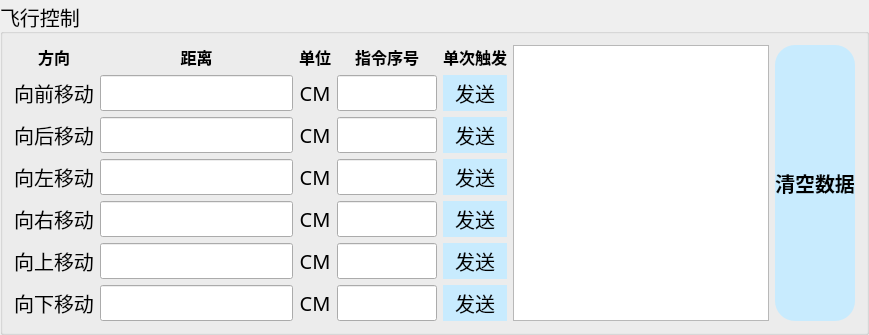
    <widget class="QGroupBox" name="groupBox_3">
     <property name="sizePolicy">
      <sizepolicy hsizetype="Expanding" vsizetype="Expanding">
       <horstretch>0</horstretch>
       <verstretch>0</verstretch>
      </sizepolicy>
     </property>
     <property name="minimumSize">
      <size>
       <width>0</width>
       <height>0</height>
      </size>
     </property>
     <property name="font">
      <font>
       <family>3ds</family>
       <pointsize>15</pointsize>
       <weight>50</weight>
       <bold>false</bold>
      </font>
     </property>
     <property name="title">
      <string>飞行控制</string>
     </property>
     <property name="alignment">
      <set>Qt::AlignLeading|Qt::AlignLeft|Qt::AlignVCenter</set>
     </property>
     <property name="flat">
      <bool>false</bool>
     </property>
     <property name="checkable">
      <bool>false</bool>
     </property>
     <layout class="QVBoxLayout" name="verticalLayout_7">
      <item>
       <layout class="QGridLayout" name="gridLayout">
        <item row="3" column="3">
         <widget class="QLineEdit" name="order_left">
          <property name="sizePolicy">
           <sizepolicy hsizetype="Fixed" vsizetype="Fixed">
            <horstretch>0</horstretch>
            <verstretch>0</verstretch>
           </sizepolicy>
          </property>
          <property name="maximumSize">
           <size>
            <width>100</width>
            <height>16777215</height>
           </size>
          </property>
         </widget>
        </item>
        <item row="6" column="3">
         <widget class="QLineEdit" name="order_down">
          <property name="sizePolicy">
           <sizepolicy hsizetype="Fixed" vsizetype="Fixed">
            <horstretch>0</horstretch>
            <verstretch>0</verstretch>
           </sizepolicy>
          </property>
          <property name="maximumSize">
           <size>
            <width>100</width>
            <height>16777215</height>
           </size>
          </property>
         </widget>
        </item>
        <item row="2" column="2">
         <widget class="QLabel" name="label_20">
          <property name="text">
           <string>CM</string>
          </property>
          <property name="alignment">
           <set>Qt::AlignCenter</set>
          </property>
         </widget>
        </item>
        <item row="0" column="0">
         <widget class="QLabel" name="label_32">
          <property name="font">
           <font>
            <family>3ds</family>
            <pointsize>12</pointsize>
            <weight>75</weight>
            <bold>true</bold>
           </font>
          </property>
          <property name="text">
           <string>方向</string>
          </property>
          <property name="alignment">
           <set>Qt::AlignCenter</set>
          </property>
         </widget>
        </item>
        <item row="2" column="4">
         <widget class="QPushButton" name="bt_send2">
          <property name="sizePolicy">
           <sizepolicy hsizetype="Minimum" vsizetype="Expanding">
            <horstretch>0</horstretch>
            <verstretch>0</verstretch>
           </sizepolicy>
          </property>
          <property name="styleSheet">
           <string notr="true">QPushButton 
{ 
	background-color: rgb(200,235,254); 
	border-radius: 20px; 
	color: rgb(0, 0, 0); 
} 
QPushButton:hover 
{ 
	background-color: rgb(150,200,200); 
}</string>
          </property>
          <property name="text">
           <string>发送</string>
          </property>
         </widget>
        </item>
        <item row="5" column="4">
         <widget class="QPushButton" name="bt_send5">
          <property name="sizePolicy">
           <sizepolicy hsizetype="Minimum" vsizetype="Expanding">
            <horstretch>0</horstretch>
            <verstretch>0</verstretch>
           </sizepolicy>
          </property>
          <property name="styleSheet">
           <string notr="true">QPushButton 
{ 
	background-color: rgb(200,235,254); 
	border-radius: 20px; 
	color: rgb(0, 0, 0); 
} 
QPushButton:hover 
{ 
	background-color: rgb(150,200,200); 
}</string>
          </property>
          <property name="text">
           <string>发送</string>
          </property>
         </widget>
        </item>
        <item row="1" column="3">
         <widget class="QLineEdit" name="order_front">
          <property name="sizePolicy">
           <sizepolicy hsizetype="Fixed" vsizetype="Fixed">
            <horstretch>0</horstretch>
            <verstretch>0</verstretch>
           </sizepolicy>
          </property>
          <property name="maximumSize">
           <size>
            <width>100</width>
            <height>16777215</height>
           </size>
          </property>
         </widget>
        </item>
        <item row="2" column="3">
         <widget class="QLineEdit" name="order_behind">
          <property name="sizePolicy">
           <sizepolicy hsizetype="Fixed" vsizetype="Fixed">
            <horstretch>0</horstretch>
            <verstretch>0</verstretch>
           </sizepolicy>
          </property>
          <property name="maximumSize">
           <size>
            <width>100</width>
            <height>16777215</height>
           </size>
          </property>
         </widget>
        </item>
        <item row="6" column="4">
         <widget class="QPushButton" name="bt_send6">
          <property name="sizePolicy">
           <sizepolicy hsizetype="Minimum" vsizetype="Expanding">
            <horstretch>0</horstretch>
            <verstretch>0</verstretch>
           </sizepolicy>
          </property>
          <property name="styleSheet">
           <string notr="true">QPushButton 
{ 
	background-color: rgb(200,235,254); 
	border-radius: 20px; 
	color: rgb(0, 0, 0); 
} 
QPushButton:hover 
{ 
	background-color: rgb(150,200,200); 
}</string>
          </property>
          <property name="text">
           <string>发送</string>
          </property>
         </widget>
        </item>
        <item row="5" column="1">
         <widget class="QLineEdit" name="lineEdit_up">
          <property name="sizePolicy">
           <sizepolicy hsizetype="Fixed" vsizetype="Fixed">
            <horstretch>0</horstretch>
            <verstretch>0</verstretch>
           </sizepolicy>
          </property>
         </widget>
        </item>
        <item row="6" column="1">
         <widget class="QLineEdit" name="lineEdit_down">
          <property name="sizePolicy">
           <sizepolicy hsizetype="Fixed" vsizetype="Fixed">
            <horstretch>0</horstretch>
            <verstretch>0</verstretch>
           </sizepolicy>
          </property>
         </widget>
        </item>
        <item row="3" column="1">
         <widget class="QLineEdit" name="lineEdit_left">
          <property name="sizePolicy">
           <sizepolicy hsizetype="Fixed" vsizetype="Fixed">
            <horstretch>0</horstretch>
            <verstretch>0</verstretch>
           </sizepolicy>
          </property>
         </widget>
        </item>
        <item row="0" column="4">
         <widget class="QLabel" name="label_33">
          <property name="font">
           <font>
            <family>3ds</family>
            <pointsize>12</pointsize>
            <weight>75</weight>
            <bold>true</bold>
           </font>
          </property>
          <property name="text">
           <string>单次触发</string>
          </property>
          <property name="alignment">
           <set>Qt::AlignCenter</set>
          </property>
         </widget>
        </item>
        <item row="4" column="2">
         <widget class="QLabel" name="label_27">
          <property name="text">
           <string>CM</string>
          </property>
          <property name="alignment">
           <set>Qt::AlignCenter</set>
          </property>
         </widget>
        </item>
        <item row="5" column="2">
         <widget class="QLabel" name="label_28">
          <property name="text">
           <string>CM</string>
          </property>
          <property name="alignment">
           <set>Qt::AlignCenter</set>
          </property>
         </widget>
        </item>
        <item row="0" column="1">
         <widget class="QLabel" name="label_31">
          <property name="font">
           <font>
            <family>3ds</family>
            <pointsize>12</pointsize>
            <weight>75</weight>
            <bold>true</bold>
           </font>
          </property>
          <property name="text">
           <string>距离</string>
          </property>
          <property name="alignment">
           <set>Qt::AlignCenter</set>
          </property>
         </widget>
        </item>
        <item row="0" column="5" rowspan="7">
         <widget class="QPlainTextEdit" name="msg">
          <property name="sizePolicy">
           <sizepolicy hsizetype="Expanding" vsizetype="Expanding">
            <horstretch>0</horstretch>
            <verstretch>0</verstretch>
           </sizepolicy>
          </property>
         </widget>
        </item>
        <item row="1" column="0">
         <widget class="QLabel" name="label_9">
          <property name="text">
           <string>向前移动</string>
          </property>
          <property name="alignment">
           <set>Qt::AlignCenter</set>
          </property>
         </widget>
        </item>
        <item row="4" column="0">
         <widget class="QLabel" name="label_21">
          <property name="text">
           <string>向右移动</string>
          </property>
          <property name="alignment">
           <set>Qt::AlignCenter</set>
          </property>
         </widget>
        </item>
        <item row="4" column="1">
         <widget class="QLineEdit" name="lineEdit_right">
          <property name="sizePolicy">
           <sizepolicy hsizetype="Fixed" vsizetype="Fixed">
            <horstretch>0</horstretch>
            <verstretch>0</verstretch>
           </sizepolicy>
          </property>
         </widget>
        </item>
        <item row="5" column="0">
         <widget class="QLabel" name="label_22">
          <property name="text">
           <string>向上移动</string>
          </property>
          <property name="alignment">
           <set>Qt::AlignCenter</set>
          </property>
         </widget>
        </item>
        <item row="2" column="0">
         <widget class="QLabel" name="label_19">
          <property name="text">
           <string>向后移动</string>
          </property>
          <property name="alignment">
           <set>Qt::AlignCenter</set>
          </property>
         </widget>
        </item>
        <item row="6" column="0">
         <widget class="QLabel" name="label_24">
          <property name="text">
           <string>向下移动</string>
          </property>
          <property name="alignment">
           <set>Qt::AlignCenter</set>
          </property>
         </widget>
        </item>
        <item row="4" column="3">
         <widget class="QLineEdit" name="order_right">
          <property name="sizePolicy">
           <sizepolicy hsizetype="Fixed" vsizetype="Fixed">
            <horstretch>0</horstretch>
            <verstretch>0</verstretch>
           </sizepolicy>
          </property>
          <property name="maximumSize">
           <size>
            <width>100</width>
            <height>16777215</height>
           </size>
          </property>
         </widget>
        </item>
        <item row="6" column="2">
         <widget class="QLabel" name="label_29">
          <property name="text">
           <string>CM</string>
          </property>
          <property name="alignment">
           <set>Qt::AlignCenter</set>
          </property>
         </widget>
        </item>
        <item row="4" column="4">
         <widget class="QPushButton" name="bt_send4">
          <property name="sizePolicy">
           <sizepolicy hsizetype="Minimum" vsizetype="Expanding">
            <horstretch>0</horstretch>
            <verstretch>0</verstretch>
           </sizepolicy>
          </property>
          <property name="styleSheet">
           <string notr="true">QPushButton 
{ 
	background-color: rgb(200,235,254); 
	border-radius: 20px; 
	color: rgb(0, 0, 0); 
} 
QPushButton:hover 
{ 
	background-color: rgb(150,200,200); 
}</string>
          </property>
          <property name="text">
           <string>发送</string>
          </property>
         </widget>
        </item>
        <item row="1" column="1">
         <widget class="QLineEdit" name="lineEdit_front">
          <property name="sizePolicy">
           <sizepolicy hsizetype="Fixed" vsizetype="Fixed">
            <horstretch>0</horstretch>
            <verstretch>0</verstretch>
           </sizepolicy>
          </property>
         </widget>
        </item>
        <item row="3" column="2">
         <widget class="QLabel" name="label_26">
          <property name="text">
           <string>CM</string>
          </property>
          <property name="alignment">
           <set>Qt::AlignCenter</set>
          </property>
         </widget>
        </item>
        <item row="3" column="0">
         <widget class="QLabel" name="label_23">
          <property name="text">
           <string>向左移动</string>
          </property>
          <property name="alignment">
           <set>Qt::AlignCenter</set>
          </property>
         </widget>
        </item>
        <item row="1" column="2">
         <widget class="QLabel" name="label_10">
          <property name="text">
           <string>CM</string>
          </property>
          <property name="alignment">
           <set>Qt::AlignCenter</set>
          </property>
         </widget>
        </item>
        <item row="0" column="3">
         <widget class="QLabel" name="label_25">
          <property name="font">
           <font>
            <family>3ds</family>
            <pointsize>12</pointsize>
            <weight>75</weight>
            <bold>true</bold>
           </font>
          </property>
          <property name="text">
           <string>指令序号</string>
          </property>
          <property name="alignment">
           <set>Qt::AlignCenter</set>
          </property>
         </widget>
        </item>
        <item row="3" column="4">
         <widget class="QPushButton" name="bt_send3">
          <property name="sizePolicy">
           <sizepolicy hsizetype="Minimum" vsizetype="Expanding">
            <horstretch>0</horstretch>
            <verstretch>0</verstretch>
           </sizepolicy>
          </property>
          <property name="styleSheet">
           <string notr="true">QPushButton 
{ 
	background-color: rgb(200,235,254); 
	border-radius: 20px; 
	color: rgb(0, 0, 0); 
} 
QPushButton:hover 
{ 
	background-color: rgb(150,200,200); 
}</string>
          </property>
          <property name="text">
           <string>发送</string>
          </property>
         </widget>
        </item>
        <item row="2" column="1">
         <widget class="QLineEdit" name="lineEdit_behind">
          <property name="sizePolicy">
           <sizepolicy hsizetype="Fixed" vsizetype="Fixed">
            <horstretch>0</horstretch>
            <verstretch>0</verstretch>
           </sizepolicy>
          </property>
         </widget>
        </item>
        <item row="0" column="2">
         <widget class="QLabel" name="label_30">
          <property name="font">
           <font>
            <family>3ds</family>
            <pointsize>12</pointsize>
            <weight>75</weight>
            <bold>true</bold>
           </font>
          </property>
          <property name="text">
           <string>单位</string>
          </property>
          <property name="alignment">
           <set>Qt::AlignCenter</set>
          </property>
         </widget>
        </item>
        <item row="5" column="3">
         <widget class="QLineEdit" name="order_up">
          <property name="sizePolicy">
           <sizepolicy hsizetype="Fixed" vsizetype="Fixed">
            <horstretch>0</horstretch>
            <verstretch>0</verstretch>
           </sizepolicy>
          </property>
          <property name="maximumSize">
           <size>
            <width>100</width>
            <height>16777215</height>
           </size>
          </property>
         </widget>
        </item>
        <item row="1" column="4">
         <widget class="QPushButton" name="bt_send1">
          <property name="sizePolicy">
           <sizepolicy hsizetype="Minimum" vsizetype="Expanding">
            <horstretch>0</horstretch>
            <verstretch>0</verstretch>
           </sizepolicy>
          </property>
          <property name="styleSheet">
           <string notr="true">QPushButton 
{ 
	background-color: rgb(200,235,254); 
	border-radius: 20px; 
	color: rgb(0, 0, 0); 
} 
QPushButton:hover 
{ 
	background-color: rgb(150,200,200); 
}</string>
          </property>
          <property name="text">
           <string>发送</string>
          </property>
         </widget>
        </item>
        <item row="0" column="6" rowspan="7">
         <widget class="QPushButton" name="clear">
          <property name="sizePolicy">
           <sizepolicy hsizetype="Fixed" vsizetype="Expanding">
            <horstretch>0</horstretch>
            <verstretch>0</verstretch>
           </sizepolicy>
          </property>
          <property name="font">
           <font>
            <pointsize>15</pointsize>
            <weight>75</weight>
            <bold>true</bold>
           </font>
          </property>
          <property name="styleSheet">
           <string notr="true">QPushButton 
{ 
	background-color: rgb(200,235,254); 
	border-radius: 20px; 
	color: rgb(0, 0, 0); 
} 
QPushButton:hover 
{ 
	background-color: rgb(150,200,200); 
}</string>
          </property>
          <property name="text">
           <string>清空数据</string>
          </property>
          <property name="icon">
           <iconset resource="Resources.qrc">
            <normaloff>:/image/send/clear.png</normaloff>:/image/send/clear.png</iconset>
          </property>
          <property name="iconSize">
           <size>
            <width>20</width>
            <height>20</height>
           </size>
          </property>
         </widget>
        </item>
       </layout>
      </item>
     </layout>
    </widget>
